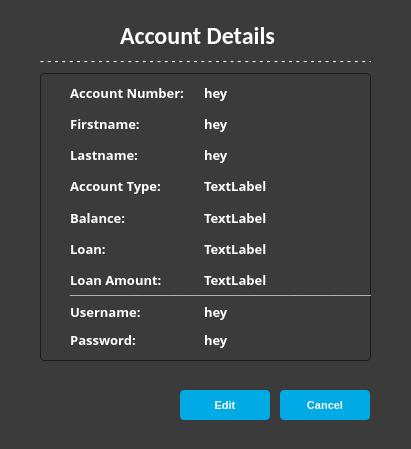
<?xml version="1.0" encoding="UTF-8"?>
<ui version="4.0">
 <class>accDetails</class>
 <widget class="QDialog" name="accDetails">
  <property name="geometry">
   <rect>
    <x>0</x>
    <y>0</y>
    <width>411</width>
    <height>449</height>
   </rect>
  </property>
  <property name="windowTitle">
   <string>Account Details</string>
  </property>
  <property name="styleSheet">
   <string notr="true">QWidget
{
    background-color:	#3b3b3b;

	color: #fff;
	selection-background-color: #fff;
	selection-color: #000;

}


/*-----QLabel-----*/
QLabel
{
	background-color: transparent;
	color: #fff;

}


/*-----QPushButton-----*/
QPushButton
{
	background-color: #00aae4;
	color: #fff;
	min-width: 80px;
	border-radius: 4px;
	padding: 5px;

}



QPushButton::hover
{
	background-color: #0486b2;
	border: 1px solid #0486b2;

}



/*-----QLineEdit-----*/
QLineEdit
{
	background-color: #242424;
	color : #fff;
	border: 1px solid #1d1d1d;
	padding: 3px;
	padding-left: 5px;
	border-radius: 4px;

}





/*-----QGroupBox-----*/
QGroupBox 
{
    border: 1px solid;
    border-color: #1d1d1d;
	border-radius: 4px;
    margin-top: 23px;

}










</string>
  </property>
  <widget class="QPushButton" name="cancel">
   <property name="geometry">
    <rect>
     <x>280</x>
     <y>390</y>
     <width>90</width>
     <height>30</height>
    </rect>
   </property>
   <property name="font">
    <font>
     <family>MS Sans Serif</family>
     <pointsize>8</pointsize>
     <weight>75</weight>
     <bold>true</bold>
    </font>
   </property>
   <property name="cursor">
    <cursorShape>PointingHandCursor</cursorShape>
   </property>
   <property name="text">
    <string>Cancel</string>
   </property>
  </widget>
  <widget class="QLabel" name="label">
   <property name="geometry">
    <rect>
     <x>120</x>
     <y>20</y>
     <width>161</width>
     <height>31</height>
    </rect>
   </property>
   <property name="font">
    <font>
     <family>Calibri</family>
     <pointsize>18</pointsize>
     <weight>75</weight>
     <italic>false</italic>
     <bold>true</bold>
    </font>
   </property>
   <property name="styleSheet">
    <string notr="true"/>
   </property>
   <property name="text">
    <string>Account Details</string>
   </property>
  </widget>
  <widget class="QLabel" name="label_2">
   <property name="geometry">
    <rect>
     <x>40</x>
     <y>50</y>
     <width>331</width>
     <height>21</height>
    </rect>
   </property>
   <property name="text">
    <string>- - - - - - - - - - - - - - - - - - - - - - - - - - - - - - - - - - - - - - - - - - - - - - - - </string>
   </property>
  </widget>
  <widget class="QPushButton" name="edit">
   <property name="geometry">
    <rect>
     <x>180</x>
     <y>390</y>
     <width>90</width>
     <height>30</height>
    </rect>
   </property>
   <property name="font">
    <font>
     <family>MS Sans Serif</family>
     <pointsize>8</pointsize>
     <weight>75</weight>
     <bold>true</bold>
    </font>
   </property>
   <property name="cursor">
    <cursorShape>PointingHandCursor</cursorShape>
   </property>
   <property name="text">
    <string>Edit</string>
   </property>
  </widget>
  <widget class="QGroupBox" name="groupBox">
   <property name="geometry">
    <rect>
     <x>40</x>
     <y>50</y>
     <width>331</width>
     <height>311</height>
    </rect>
   </property>
   <property name="title">
    <string/>
   </property>
   <widget class="QWidget" name="layoutWidget">
    <property name="geometry">
     <rect>
      <x>20</x>
      <y>30</y>
      <width>281</width>
      <height>212</height>
     </rect>
    </property>
    <layout class="QGridLayout" name="gridLayout">
     <item row="1" column="0">
      <widget class="QLabel" name="label_4">
       <property name="font">
        <font>
         <family>Open Sans</family>
         <pointsize>10</pointsize>
         <weight>75</weight>
         <bold>true</bold>
        </font>
       </property>
       <property name="text">
        <string>   Firstname:</string>
       </property>
      </widget>
     </item>
     <item row="4" column="1">
      <widget class="QLabel" name="balance">
       <property name="font">
        <font>
         <family>Open Sans</family>
         <pointsize>10</pointsize>
         <weight>75</weight>
         <bold>true</bold>
        </font>
       </property>
       <property name="text">
        <string>TextLabel</string>
       </property>
      </widget>
     </item>
     <item row="6" column="0">
      <widget class="QLabel" name="label_9">
       <property name="font">
        <font>
         <family>Open Sans</family>
         <pointsize>10</pointsize>
         <weight>75</weight>
         <bold>true</bold>
        </font>
       </property>
       <property name="text">
        <string>   Loan Amount:</string>
       </property>
      </widget>
     </item>
     <item row="3" column="0">
      <widget class="QLabel" name="label_6">
       <property name="font">
        <font>
         <family>Open Sans</family>
         <pointsize>10</pointsize>
         <weight>75</weight>
         <bold>true</bold>
        </font>
       </property>
       <property name="text">
        <string>   Account Type:</string>
       </property>
      </widget>
     </item>
     <item row="0" column="1">
      <widget class="QLabel" name="accountNumber">
       <property name="font">
        <font>
         <family>Open Sans</family>
         <pointsize>10</pointsize>
         <weight>75</weight>
         <bold>true</bold>
        </font>
       </property>
       <property name="text">
        <string>hey</string>
       </property>
      </widget>
     </item>
     <item row="5" column="1">
      <widget class="QLabel" name="loan">
       <property name="font">
        <font>
         <family>Open Sans</family>
         <pointsize>10</pointsize>
         <weight>75</weight>
         <bold>true</bold>
        </font>
       </property>
       <property name="text">
        <string>TextLabel</string>
       </property>
      </widget>
     </item>
     <item row="4" column="0">
      <widget class="QLabel" name="label_7">
       <property name="font">
        <font>
         <family>Open Sans</family>
         <pointsize>10</pointsize>
         <weight>75</weight>
         <bold>true</bold>
        </font>
       </property>
       <property name="text">
        <string>   Balance:</string>
       </property>
      </widget>
     </item>
     <item row="5" column="0">
      <widget class="QLabel" name="label_8">
       <property name="font">
        <font>
         <family>Open Sans</family>
         <pointsize>10</pointsize>
         <weight>75</weight>
         <bold>true</bold>
        </font>
       </property>
       <property name="text">
        <string>   Loan:</string>
       </property>
      </widget>
     </item>
     <item row="2" column="1">
      <widget class="QLabel" name="lastname">
       <property name="font">
        <font>
         <family>Open Sans</family>
         <pointsize>10</pointsize>
         <weight>75</weight>
         <bold>true</bold>
        </font>
       </property>
       <property name="text">
        <string>hey</string>
       </property>
      </widget>
     </item>
     <item row="3" column="1">
      <widget class="QLabel" name="accType">
       <property name="font">
        <font>
         <family>Open Sans</family>
         <pointsize>10</pointsize>
         <weight>75</weight>
         <bold>true</bold>
        </font>
       </property>
       <property name="text">
        <string>TextLabel</string>
       </property>
      </widget>
     </item>
     <item row="2" column="0">
      <widget class="QLabel" name="label_5">
       <property name="font">
        <font>
         <family>Open Sans</family>
         <pointsize>10</pointsize>
         <weight>75</weight>
         <bold>true</bold>
        </font>
       </property>
       <property name="text">
        <string>   Lastname:</string>
       </property>
      </widget>
     </item>
     <item row="1" column="1">
      <widget class="QLabel" name="firstname">
       <property name="font">
        <font>
         <family>Open Sans</family>
         <pointsize>10</pointsize>
         <weight>75</weight>
         <bold>true</bold>
        </font>
       </property>
       <property name="text">
        <string>hey</string>
       </property>
      </widget>
     </item>
     <item row="6" column="1">
      <widget class="QLabel" name="loanAmount">
       <property name="font">
        <font>
         <family>Open Sans</family>
         <pointsize>10</pointsize>
         <weight>75</weight>
         <bold>true</bold>
        </font>
       </property>
       <property name="text">
        <string>TextLabel</string>
       </property>
      </widget>
     </item>
     <item row="0" column="0">
      <widget class="QLabel" name="label_3">
       <property name="enabled">
        <bool>true</bool>
       </property>
       <property name="font">
        <font>
         <family>Open Sans</family>
         <pointsize>10</pointsize>
         <weight>75</weight>
         <bold>true</bold>
        </font>
       </property>
       <property name="text">
        <string>   Account Number:</string>
       </property>
      </widget>
     </item>
    </layout>
   </widget>
   <widget class="QLabel" name="label_21">
    <property name="geometry">
     <rect>
      <x>20</x>
      <y>240</y>
      <width>371</width>
      <height>21</height>
     </rect>
    </property>
    <property name="text">
     <string>   ¯¯¯¯¯¯¯¯¯¯¯¯¯¯¯¯¯¯¯¯¯¯¯¯¯¯¯¯¯¯¯¯¯¯¯¯¯¯¯¯¯¯¯¯¯¯¯</string>
    </property>
   </widget>
   <widget class="QWidget" name="layoutWidget_2">
    <property name="geometry">
     <rect>
      <x>20</x>
      <y>250</y>
      <width>281</width>
      <height>51</height>
     </rect>
    </property>
    <layout class="QGridLayout" name="gridLayout_2">
     <item row="1" column="0">
      <widget class="QLabel" name="label_12">
       <property name="font">
        <font>
         <family>Open Sans</family>
         <pointsize>10</pointsize>
         <weight>75</weight>
         <bold>true</bold>
        </font>
       </property>
       <property name="text">
        <string>   Password:</string>
       </property>
      </widget>
     </item>
     <item row="1" column="1">
      <widget class="QLabel" name="password">
       <property name="font">
        <font>
         <family>Open Sans</family>
         <pointsize>10</pointsize>
         <weight>75</weight>
         <bold>true</bold>
        </font>
       </property>
       <property name="text">
        <string>hey</string>
       </property>
      </widget>
     </item>
     <item row="0" column="0">
      <widget class="QLabel" name="label_13">
       <property name="font">
        <font>
         <family>Open Sans</family>
         <pointsize>10</pointsize>
         <weight>75</weight>
         <bold>true</bold>
        </font>
       </property>
       <property name="text">
        <string>   Username:</string>
       </property>
      </widget>
     </item>
     <item row="0" column="1">
      <widget class="QLabel" name="username">
       <property name="font">
        <font>
         <family>Open Sans</family>
         <pointsize>10</pointsize>
         <weight>75</weight>
         <bold>true</bold>
        </font>
       </property>
       <property name="text">
        <string>hey</string>
       </property>
      </widget>
     </item>
    </layout>
   </widget>
   <zorder>layoutWidget</zorder>
   <zorder>layoutWidget_2</zorder>
   <zorder>label_21</zorder>
  </widget>
  <zorder>groupBox</zorder>
  <zorder>cancel</zorder>
  <zorder>label</zorder>
  <zorder>label_2</zorder>
  <zorder>edit</zorder>
 </widget>
 <resources/>
 <connections/>
</ui>
